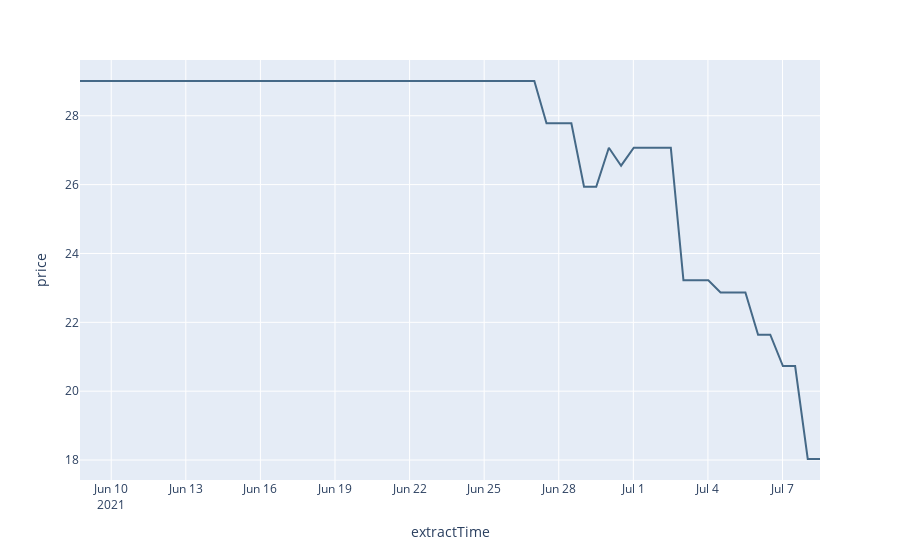

Write notebook code for a chart like this one.
### Markdown cell above
# Dbacks vs Dodgers 7/11/21

### Code cell
gm1 = dodgers[dodgers["id"] == 104724575.0]
fig = px.line(gm1, x = "extractTime", y = "price",)
fig.update_traces(line_color='#456987')
# px.bar(gm1, x = "extractTime", y = "ticket_count")
